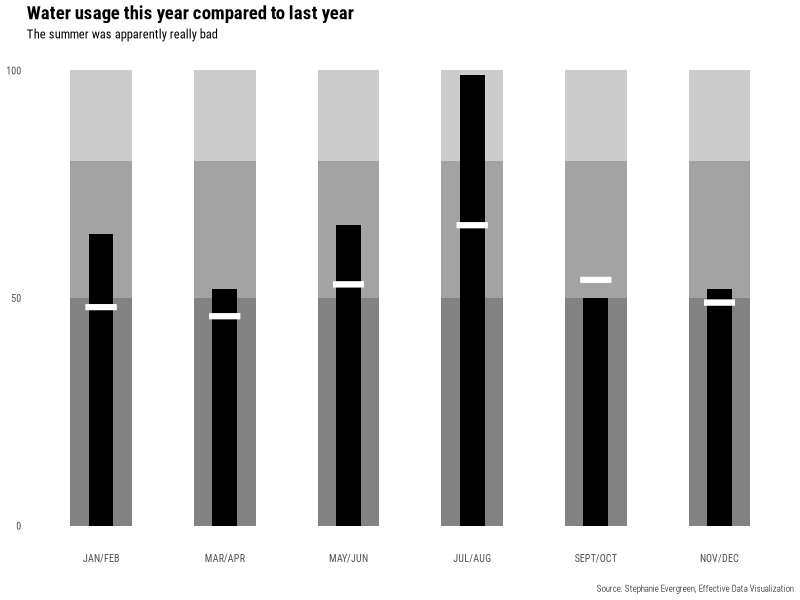

The R source for this figure: (Note: this script raises an error after producing the figure.)
## ---- chunk 1
library(tidyverse)
library(forcats)

water_usage <- tribble(
  ~period, ~conservative, ~high, ~extremely_high, ~current, ~previous,
  "JAN/FEB", 50, 80, 100, 64, 48,
  "MAR/APR", 50, 80, 100, 52, 46,
  "MAY/JUN", 50, 80, 100, 66, 53,
  "JUL/AUG", 50, 80, 100, 99, 66,
  "SEPT/OCT", 50, 80, 100, 50, 54,
  "NOV/DEC", 50, 80, 100, 52, 49
) %>%
  mutate(period = fct_inorder(period))

write_csv(water_usage, "data/water_usage.csv")

ggplot(water_usage) +
  geom_col(aes(x = period, y = extremely_high), fill="black", width = 0.5, alpha = 0.2) +
  geom_col(aes(period, high), fill="black", width = 0.5, alpha = 0.2) +
  geom_col(aes(period, conservative), fill="black", width = 0.5, alpha = 0.2) +
  geom_col(aes(period, current), fill="black", width = 0.2) +
  geom_errorbar(aes(x= period, ymin = previous, ymax = previous), color = "white",
                width = 0.25, size = 2) +
  scale_y_continuous(breaks = c(0, 50, 100)) +
  labs(x = NULL, y = NULL,
       title = "Water usage this year compared to last year",
       subtitle = "The summer was apparently really bad",
       caption = "Source: Stephanie Evergreen, Effective Data Visualization") +
  theme_minimal(base_family = "Roboto Condensed", base_size = 9) +
  theme(panel.grid.major = element_blank(),
        panel.grid.minor = element_blank(),
        plot.title = element_text(family = "Roboto Condensed", face = "bold",
                                  size = rel(1.5)),
        plot.caption = element_text(family = "Roboto Condensed Light", face = "plain",
                                    size = rel(0.7), margin = margin(t = 15)))
## ---- chunk 2
library(tidyverse)
library(viridis)

internet_users <- read_csv("data/internet-users-by-world-region.csv") %>%
  rename(users = `Internet Users by World Region (people)`)

ggplot(internet_users, aes(x = Year, y = users, fill = Entity)) +
  geom_area() + 
  scale_fill_viridis(discrete = TRUE) + 
  scale_y_continuous(labels = scales::comma) +
  guides(fill = guide_legend(title = NULL, nrow = 2)) +
  labs(y = "Number of users", x = NULL, 
       title = "Internet users by world region",
       subtitle = "So many cat memes",
       caption = "Source: OurWorldInData.org/internet/") + 
  theme_minimal(base_family = "Roboto Condensed", base_size = 18) + 
  theme(legend.position = "bottom",
        plot.title = element_text(family = "Roboto Condensed", face = "bold",
                                  size = rel(1.5)))
## ---- chunk 3
internet_users_pct <- read_csv("data/share-of-individuals-using-the-internet-1990-2015.csv") %>%
  rename(users = `Individuals using the Internet (% of population) (% of population)`) %>%
  filter(Entity %in% c("Panama", "Egypt", "United States", "China")) %>%
  mutate(users = users / 100)

ggplot(internet_users_pct, aes(x = Year, y = users, color = Entity)) +
  geom_line(size = 1.5) + 
  scale_color_viridis(discrete = TRUE, option = "magma", end = 0.9) + 
  scale_y_continuous(labels = scales::percent) +
  guides(color = guide_legend(title = NULL)) +
  labs(y = "Proportion of population", x = NULL, 
       title = "Share of population using the internet, 1990–2015",
       subtitle = "The US outstrips everyone historically, but China is catching up quickly",
       caption = "Source: OurWorldInData.org/internet/") + 
  theme_minimal(base_family = "Roboto Condensed", base_size = 18) + 
  theme(legend.position = "bottom",
        plot.title = element_text(family = "Roboto Condensed", face = "bold",
                                  size = rel(1.5)))
